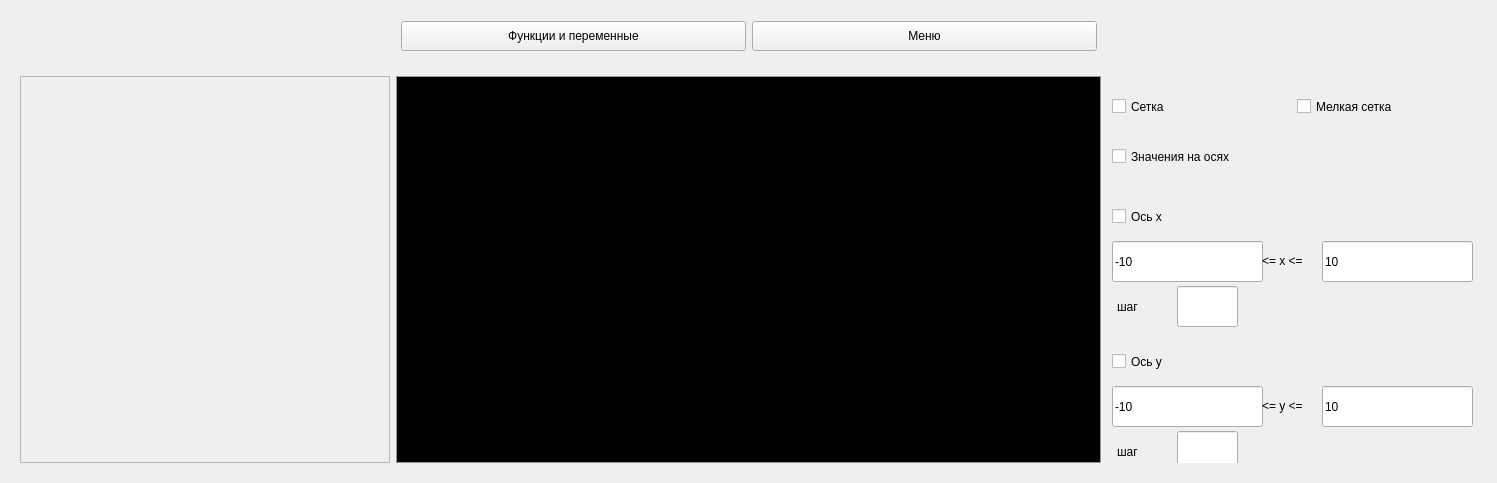
      <widget class="QWidget" name="tab_graph">
       <attribute name="title">
        <string>График</string>
       </attribute>
       <layout class="QVBoxLayout" name="verticalLayout_5">
        <item>
         <widget class="QWidget" name="widget_graph_head" native="true">
          <property name="minimumSize">
           <size>
            <width>0</width>
            <height>50</height>
           </size>
          </property>
          <property name="maximumSize">
           <size>
            <width>16777215</width>
            <height>50</height>
           </size>
          </property>
          <layout class="QHBoxLayout" name="horizontalLayout_7">
           <item>
            <spacer name="horizontalSpacer_10">
             <property name="orientation">
              <enum>Qt::Horizontal</enum>
             </property>
             <property name="sizeHint" stdset="0">
              <size>
               <width>40</width>
               <height>20</height>
              </size>
             </property>
            </spacer>
           </item>
           <item>
            <widget class="QPushButton" name="pushButton_graph_vars_hide">
             <property name="minimumSize">
              <size>
               <width>345</width>
               <height>30</height>
              </size>
             </property>
             <property name="maximumSize">
              <size>
               <width>345</width>
               <height>30</height>
              </size>
             </property>
             <property name="text">
              <string>Функции и переменные</string>
             </property>
            </widget>
           </item>
           <item>
            <widget class="QPushButton" name="pushButton_graph_menu_hide">
             <property name="minimumSize">
              <size>
               <width>345</width>
               <height>30</height>
              </size>
             </property>
             <property name="maximumSize">
              <size>
               <width>345</width>
               <height>30</height>
              </size>
             </property>
             <property name="text">
              <string>Меню</string>
             </property>
            </widget>
           </item>
           <item>
            <spacer name="horizontalSpacer_11">
             <property name="orientation">
              <enum>Qt::Horizontal</enum>
             </property>
             <property name="sizeHint" stdset="0">
              <size>
               <width>40</width>
               <height>20</height>
              </size>
             </property>
            </spacer>
           </item>
          </layout>
         </widget>
        </item>
        <item>
         <widget class="QWidget" name="widget_graph" native="true">
          <layout class="QHBoxLayout" name="horizontalLayout_3">
           <item>
            <widget class="QScrollArea" name="scrollArea_graph_vars">
             <property name="minimumSize">
              <size>
               <width>370</width>
               <height>0</height>
              </size>
             </property>
             <property name="maximumSize">
              <size>
               <width>370</width>
               <height>16777215</height>
              </size>
             </property>
             <property name="widgetResizable">
              <bool>true</bool>
             </property>
             <widget class="QWidget" name="scrollAreaWidgetContents_2">
              <property name="geometry">
               <rect>
                <x>0</x>
                <y>0</y>
                <width>276</width>
                <height>523</height>
               </rect>
              </property>
              <property name="minimumSize">
               <size>
                <width>276</width>
                <height>0</height>
               </size>
              </property>
              <property name="maximumSize">
               <size>
                <width>276</width>
                <height>16777215</height>
               </size>
              </property>
              <layout class="QVBoxLayout" name="verticalLayout_3"/>
             </widget>
            </widget>
           </item>
           <item>
            <widget class="s21::WidgetGraph" name="widget_graph_graph" native="true">
             <property name="minimumSize">
              <size>
               <width>705</width>
               <height>387</height>
              </size>
             </property>
             <property name="styleSheet">
              <string notr="true">QWidget {
	border: 1px  solid rgb(150, 150, 150) ;
	background-color: rgb(0, 0, 0);
}</string>
             </property>
            </widget>
           </item>
           <item>
            <widget class="QWidget" name="widget_graph_menu" native="true">
             <property name="minimumSize">
              <size>
               <width>370</width>
               <height>0</height>
              </size>
             </property>
             <property name="maximumSize">
              <size>
               <width>370</width>
               <height>16777215</height>
              </size>
             </property>
             <widget class="QCheckBox" name="checkBox_graph_menu_axis_x">
              <property name="geometry">
               <rect>
                <x>5</x>
                <y>120</y>
                <width>361</width>
                <height>41</height>
               </rect>
              </property>
              <property name="text">
               <string>Ось x</string>
              </property>
             </widget>
             <widget class="QLineEdit" name="lineEdit_graph_menu_min_x">
              <property name="geometry">
               <rect>
                <x>5</x>
                <y>165</y>
                <width>151</width>
                <height>41</height>
               </rect>
              </property>
              <property name="text">
               <string>-10</string>
              </property>
             </widget>
             <widget class="QLabel" name="label_graph_menu_axis_x_info">
              <property name="geometry">
               <rect>
                <x>155</x>
                <y>165</y>
                <width>61</width>
                <height>41</height>
               </rect>
              </property>
              <property name="text">
               <string>&lt;= x &lt;=</string>
              </property>
             </widget>
             <widget class="QLineEdit" name="lineEdit_graph_menu_max_x">
              <property name="geometry">
               <rect>
                <x>215</x>
                <y>165</y>
                <width>151</width>
                <height>41</height>
               </rect>
              </property>
              <property name="text">
               <string>10</string>
              </property>
             </widget>
             <widget class="QLabel" name="label_graph_menu_step_x_info">
              <property name="geometry">
               <rect>
                <x>10</x>
                <y>210</y>
                <width>61</width>
                <height>41</height>
               </rect>
              </property>
              <property name="text">
               <string>шаг</string>
              </property>
             </widget>
             <widget class="QLineEdit" name="lineEdit_graph_menu_step_x">
              <property name="geometry">
               <rect>
                <x>70</x>
                <y>210</y>
                <width>61</width>
                <height>41</height>
               </rect>
              </property>
              <property name="text">
               <string/>
              </property>
             </widget>
             <widget class="QCheckBox" name="checkBox_graph_menu_grid">
              <property name="geometry">
               <rect>
                <x>5</x>
                <y>10</y>
                <width>175</width>
                <height>41</height>
               </rect>
              </property>
              <property name="text">
               <string>Сетка</string>
              </property>
             </widget>
             <widget class="QCheckBox" name="checkBox_graph_menu_small_grid">
              <property name="geometry">
               <rect>
                <x>190</x>
                <y>10</y>
                <width>175</width>
                <height>41</height>
               </rect>
              </property>
              <property name="text">
               <string>Мелкая сетка</string>
              </property>
             </widget>
             <widget class="QCheckBox" name="checkBox_graph_menu_nums_on_axis">
              <property name="geometry">
               <rect>
                <x>5</x>
                <y>60</y>
                <width>175</width>
                <height>41</height>
               </rect>
              </property>
              <property name="text">
               <string>Значения на осях</string>
              </property>
             </widget>
             <widget class="QLineEdit" name="lineEdit_graph_menu_max_y">
              <property name="geometry">
               <rect>
                <x>215</x>
                <y>310</y>
                <width>151</width>
                <height>41</height>
               </rect>
              </property>
              <property name="text">
               <string>10</string>
              </property>
             </widget>
             <widget class="QLineEdit" name="lineEdit_graph_menu_min_y">
              <property name="geometry">
               <rect>
                <x>5</x>
                <y>310</y>
                <width>151</width>
                <height>41</height>
               </rect>
              </property>
              <property name="text">
               <string>-10</string>
              </property>
             </widget>
             <widget class="QLabel" name="label_graph_menu_step_y_info">
              <property name="geometry">
               <rect>
                <x>10</x>
                <y>355</y>
                <width>61</width>
                <height>41</height>
               </rect>
              </property>
              <property name="text">
               <string>шаг</string>
              </property>
             </widget>
             <widget class="QLineEdit" name="lineEdit_graph_menu_step_y">
              <property name="geometry">
               <rect>
                <x>70</x>
                <y>355</y>
                <width>61</width>
                <height>41</height>
               </rect>
              </property>
              <property name="text">
               <string/>
              </property>
             </widget>
             <widget class="QCheckBox" name="checkBox_graph_menu_axis_y">
              <property name="geometry">
               <rect>
                <x>5</x>
                <y>265</y>
                <width>361</width>
                <height>41</height>
               </rect>
              </property>
              <property name="text">
               <string>Ось y</string>
              </property>
             </widget>
             <widget class="QLabel" name="label_graph_menu_axis_y_info">
              <property name="geometry">
               <rect>
                <x>155</x>
                <y>310</y>
                <width>61</width>
                <height>41</height>
               </rect>
              </property>
              <property name="text">
               <string>&lt;= y &lt;=</string>
              </property>
             </widget>
             <widget class="QPushButton" name="pushButton_graph_menu_restore">
              <property name="geometry">
               <rect>
                <x>10</x>
                <y>410</y>
                <width>351</width>
                <height>41</height>
               </rect>
              </property>
              <property name="minimumSize">
               <size>
                <width>0</width>
                <height>0</height>
               </size>
              </property>
              <property name="maximumSize">
               <size>
                <width>999</width>
                <height>9999</height>
               </size>
              </property>
              <property name="text">
               <string>Вернуть настройки</string>
              </property>
             </widget>
            </widget>
           </item>
          </layout>
         </widget>
        </item>
       </layout>
      </widget>
